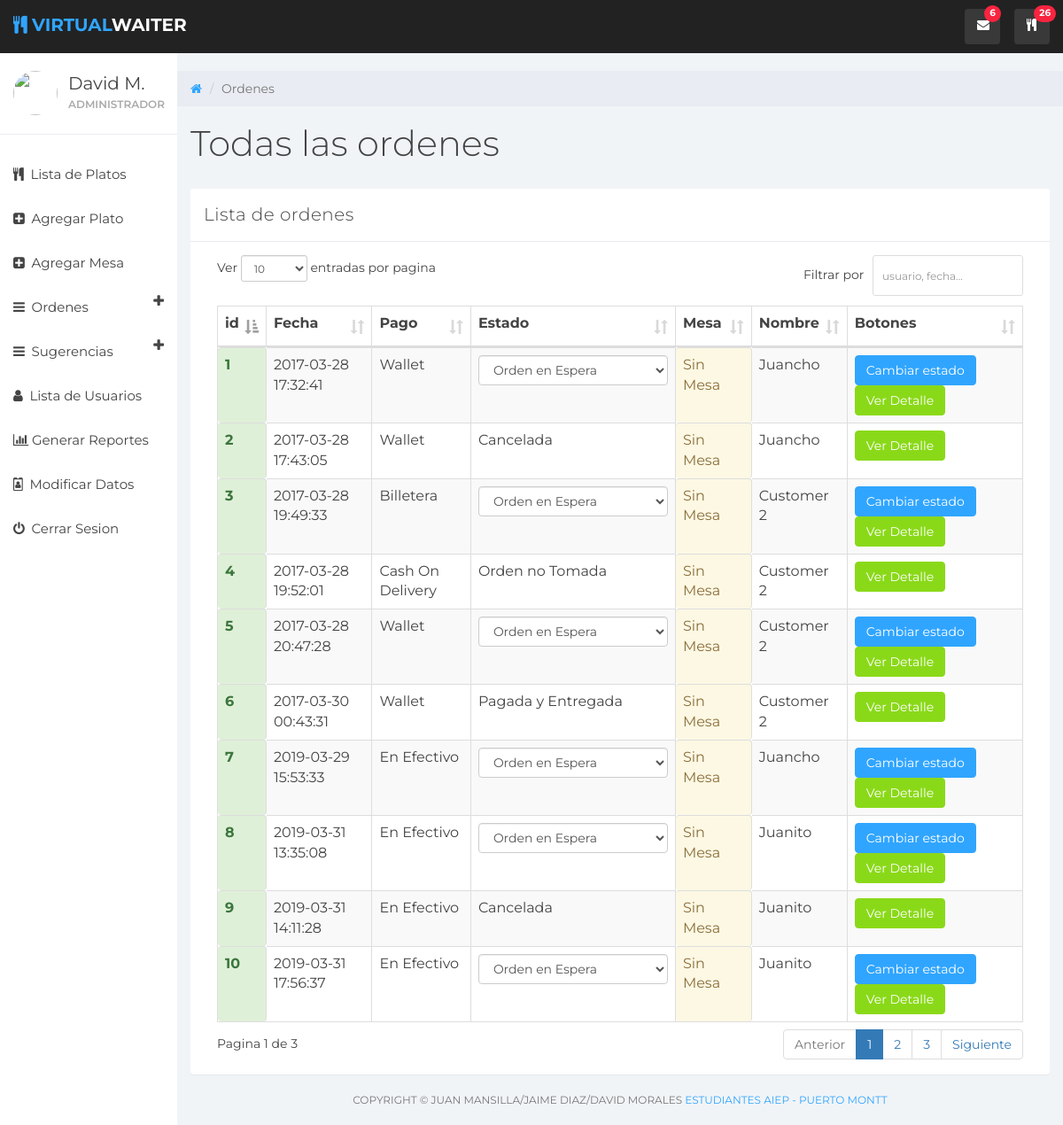
Screenshot of /ordenes_totales3.php (signed in) with the database file from the repository.
### tables this page shows
CREATE TABLE `orden` (
  `id` int(11) NOT NULL,
  `usuario` int(11) NOT NULL,
  `direccion` varchar(300) NOT NULL,
  `detalle` varchar(300) NOT NULL,
  `fecha` datetime NOT NULL DEFAULT CURRENT_TIMESTAMP,
  `tipopago` varchar(16) NOT NULL DEFAULT 'Billetera',
  `total` int(11) NOT NULL,
  `estado` varchar(25) NOT NULL DEFAULT 'Orden en Espera',
  `revocar` tinyint(4) NOT NULL DEFAULT '0',
  `mesa` int(11) NOT NULL
);

CREATE TABLE `usuario` (
  `id` int(11) NOT NULL,
  `tipo` varchar(15) NOT NULL DEFAULT 'Usuario',
  `nombre` varchar(15) NOT NULL,
  `usuario` varchar(10) NOT NULL,
  `contrasena` varchar(16) NOT NULL,
  `email` varchar(35) DEFAULT NULL,
  `direccion` varchar(300) DEFAULT NULL,
  `contacto` bigint(11) NOT NULL,
  `verificado` tinyint(1) NOT NULL DEFAULT '0',
  `estadocuenta` tinyint(4) NOT NULL DEFAULT '0'
);

### ordenes_totales3.php (the view, shortened to what this page needs)
x<?php
include 'includes/conectar.php';
	if($_SESSION['adminc']==session_id())
	{
		?>
<!DOCTYPE html>
<html lang="en">
<head>
  <link href="css/bootstrap.min.css" rel="stylesheet">
  <link href="css/font-awesome.min.css" rel="stylesheet">
  <link href="css/datepicker3.css" rel="stylesheet">
  <link href="css/styles.css" rel="stylesheet">
  <link rel="stylesheet" type="text/css" href="js/datatable/dataTable.bootstrap.min.css">
</head>
<?php include('routers/navbar_adm.php');?>
  <div class="col-sm-9 col-sm-offset-3 col-lg-10 col-lg-offset-2 main">
    <div class="row">
      <ol class="breadcrumb">
        <li><a href="#">
          <em class="fa fa-home"></em>
        </a>
      </li>
        <li class="active">Ordenes</li>
      </ol>
    </div>
    <div class="row">
      <div class="col-lg-12">
        <h1 class="page-header">Todas las ordenes</h1>
      </div>
    </div>
    <div class="row">
      <div class="col-lg-12">
        <div class="panel panel-default">
          <div class="panel-heading">Lista de ordenes</div>
          <div class="panel-body">
          <div class="col-md-12">
            <table id="myTable" class="table table-bordered table-striped">
              <thead>
                <tr>
                  <td><label>id</label></td>
                  <td><label>Fecha</label></td>
                  <td><label>Pago</label></td>
                  <td><label>Estado</label></td>
                  <td><label>Mesa</label></td>
                  <td><label>Nombre</label></td>
                  <td><label>Botones</label></td>
                </tr>
              </thead>
          <?php
                  $est = "";
                  $id = "";
                  if(isset($_GET['id'])){
                    $id = $_GET['id'];
                  }else{
                    $id = '%';
                  }
                  if ($est != "") {
          $sql = mysqli_query($con, "SELECT * FROM orden WHERE estado LIKE '$est';");
                  }else if ($id != "") {
          $sql = mysqli_query($con, "SELECT * FROM orden WHERE id LIKE '$id';");
                  }
          while($row = mysqli_fetch_array($sql))
          {
            $est = $row['estado'];
            $ecu = $row['revocar'];
            echo '
                <tr>
                  <td class="alert alert-success"><label>'.$row['id'].'</label></td>
                  <td>'.$row['fecha'].'</td>
                  <td>'.$row['tipopago'].'</td>';
            if ($row['mesa']==1) {
                  echo
                  '<td>'.($ecu ? $est : '
                        <form method="post" action="routers/editar_orden.php">
                        <input type="hidden" value="'.$row['id'].'" name="id">
                        <select name="est" class="form-control" required>
                        <option value="">Orden en Espera</option>
                        <option value="Orden en Proceso"
                        '.($est=='Orden en Proceso' ? 'selected' : '').'>Orden en Proceso</option>
                        <option value="Orden Entregada"
                        '.($est=='Orden Entregada' ? 'selected' : '').'>Orden Entregada</option>
                        <option value="Orden Cancelada (adm)"
                        '.($est=='Orden Cancelada (adm)' ? 'selected' : '').'>Orden Cancelada (adm)</option>
                        ').'
                    </td>';
                    }
                    if ($row['mesa']=='1') {
                        echo '<td class="alert alert-warning">Sin Mesa</td>';
                    } else {
                        echo '<td class="alert alert-info">'.($row['mesa']-1).'</td>';
                    }
            $oid = $row['id'];
            $uid = $row['usuario'];
            $tpago = $row['tipopago'];
            $to = 0;
            $biu = "";
            $tbd = 0;
            $sql6 = mysqli_query($con, "SELECT * FROM orden WHERE id = $oid;");
            while($row = mysqli_fetch_array($sql6)){
              $to = $row['total'];
               continue; }
            $sql3 = mysqli_query($con, "SELECT * FROM usuario WHERE id = $uid;");
            $sql4 = mysqli_query($con, "SELECT * FROM billetera WHERE usuario = $uid;");
            while($row = mysqli_fetch_array($sql4)){ $biu = $row['usuario']; continue; }
            $sql5 = mysqli_query($con, "SELECT * FROM billeteradetalle WHERE billetera = $biu;");
            while($row = mysqli_fetch_array($sql5)){ $tbd = $row['dinero']; continue; }
              while($row3 = mysqli_fetch_array($sql3))
              {
              echo '
                    <td>'.$row3['nombre'].'</td>
                    <td>';
              if(!$ecu){
              echo '
                      <button class="btn btn-md btn-primary" type="submit" name="action">Cambiar estado
                      </button>';
                };
              echo '
                    <input type="hidden" name="bid" value="'.$biu.'">
                    <input type="hidden" name="uid" value="'.$uid.'">
                    <input type="hidden" name="ntotal" value="'.($tbd+$to).'">
                    <input type="hidden" name="tpago" value="'.$tpago.'">
                    <a href="#edit_'.$row['id'].'" class="btn btn-md btn-success" data-toggle="modal">Ver Detalle</span></a>
                    </td>
                </form>';
                include('routers/modal_ped_modificar.php');
            }
          }
          ?>
            </table>
          </div>
        </div>
      </div>
    </div>
  </div>
</body>
  <div class="col-sm-12">
      <p class="back-link">Copyright © Juan Mansilla/Jaime Diaz/David Morales <a href="https://www.aiep.cl">Estudiantes AIEP - Puerto Montt</a></p>
  </div>
</html>
<?php
	}
?>

### css/styles.css (style rules this page uses)
p { color: #777; }
h1, h2, h3, h4, h5, h6 { color: #444444; }
h1 { font-weight: 300; font-size: 40px; }
.btn-primary, .btn-primary:hover, .btn-primary:focus, .btn-primary:active, .btn-primary.active, .open > .dropdown-toggle.btn-primary, .btn-primary.disabled, .btn-primary[disabled], fieldset[disabled] .btn-primary, .btn-primary.disabled:hover, .btn-primary[disabled]:hover, fieldset[disabled] .btn-primary:hover, .btn-primary.disabled:focus, .btn-primary[disabled]:focus, fieldset[disabled] .btn-primary:focus, .btn-primary.disabled:active, .btn-primary[disabled]:active, fieldset[disabled] .btn-primary:active, .btn-primary.disabled.active, .btn-primary[disabled].active, fieldset[disabled] .btn-primary.active { background-color: #30a5ff; border-color: #30a5ff; }
.btn-success, .btn-success:hover, .btn-success:focus, .btn-success:active, .btn-success.active, .open > .dropdown-toggle.btn-success, .btn-success.disabled, .btn-success[disabled], fieldset[disabled] .btn-success, .btn-success.disabled:hover, .btn-success[disabled]:hover, fieldset[disabled] .btn-success:hover, .btn-success.disabled:focus, .btn-success[disabled]:focus, fieldset[disabled] .btn-success:focus, .btn-success.disabled:active, .btn-success[disabled]:active, fieldset[disabled] .btn-success:active, .btn-success.disabled.active, .btn-success[disabled].active, fieldset[disabled] .btn-success.active { background-color: #8ad919; border-color: #8ad919; }
.panel { border: 0; }
.panel-heading { font-size: 20px; font-weight: 300; letter-spacing: 0.025em; height: 60px; line-height: 38px; }
.panel-default .panel-heading { background: #fff; border-bottom: 1px solid #e9ecf2; color: #444444; }
.breadcrumb { border-radius: 0; padding: 10px 15px 10px 15px; background: #e9ecf2; margin: 0; }
h1.page-header { margin-top: 20px; border-bottom: 0; }
.table { background: #fff; }
p.back-link { text-align: center; margin-bottom: 20px; font-size: 12px; text-transform: uppercase; }

### rows the page displays
orden: id "1", fecha "2017-03-28 17:32:41", tipopago "Wallet", mesa "Sin Mesa"
usuario: nombre "Juancho", shows "Cambiar estado"
orden: id "2", fecha "2017-03-28 17:43:05", tipopago "Wallet", estado "Cancelada", mesa "Sin Mesa"
orden: id "3", fecha "2017-03-28 19:49:33", tipopago "Billetera", mesa "Sin Mesa"
usuario: nombre "Customer 2", shows "Cambiar estado"
orden: id "4", fecha "2017-03-28 19:52:01", tipopago "Cash On Delivery", estado "Orden no Tomada", mesa "Sin Mesa"
orden: id "5", fecha "2017-03-28 20:47:28", tipopago "Wallet", mesa "Sin Mesa"
orden: id "6", fecha "2017-03-30 00:43:31", tipopago "Wallet", estado "Pagada y Entregada", mesa "Sin Mesa"
orden: id "7", fecha "2019-03-29 15:53:33", tipopago "En Efectivo", mesa "Sin Mesa"
orden: id "8", fecha "2019-03-31 13:35:08", tipopago "En Efectivo", mesa "Sin Mesa"
usuario: nombre "Juanito", shows "Cambiar estado"
orden: id "9", fecha "2019-03-31 14:11:28", tipopago "En Efectivo", estado "Cancelada", mesa "Sin Mesa"
orden: id "10", fecha "2019-03-31 17:56:37", tipopago "En Efectivo", mesa "Sin Mesa"

### other values shown
$row[0] "6"
$row[0] "26"
$nom "David M."
$tip "ADMINISTRADOR"
